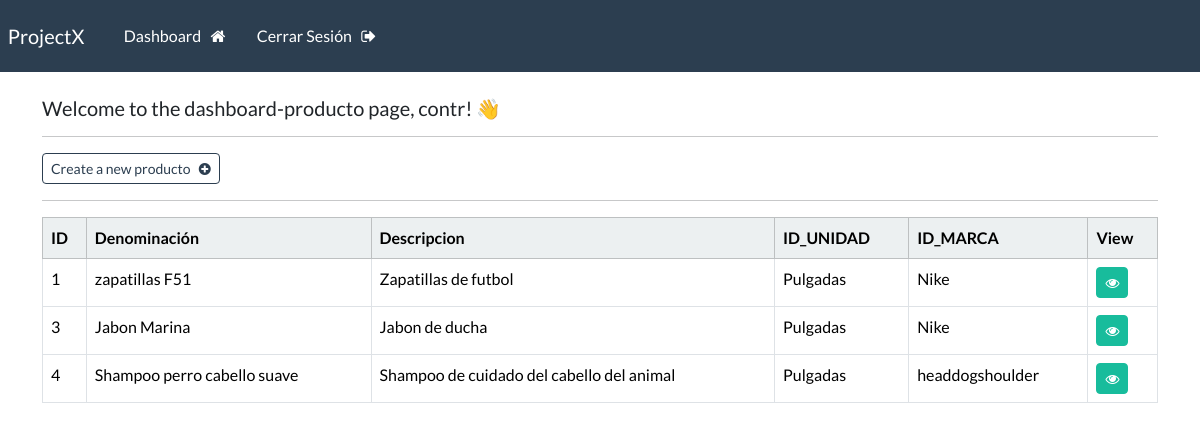
Page /dashboard-producto (signed in) on the earlier database version.
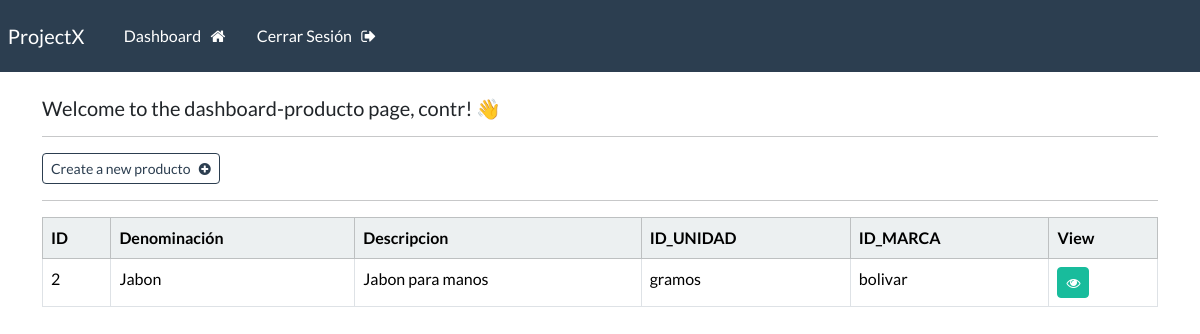
Same page on the later database version.
### webapp/models.py (models this page shows, shortened)
class Producto(models.Model):
    denominacion = models.CharField(max_length=100)
    descripcion = models.CharField(max_length=100)
    id_unidad =  models.ForeignKey(UnidadMedida, on_delete=models.CASCADE)
    id_marca =  models.ForeignKey(Marca, on_delete=models.CASCADE)

class UnidadMedida(models.Model):
    codigo_sunat = models.CharField(max_length=2)
    denominacion = models.CharField(max_length=100)
    def __str__(self):
         return self.denominacion

class Marca(models.Model):
    denominacion = models.CharField(max_length=100)
    descripcion = models.CharField(max_length=100)

### webapp/views.py (the view)
# urls.py: path('dashboard-producto', views.dashboard_producto, name="dashboard-producto"),
@login_required(login_url='my-login')
def dashboard_producto(request):
    my_productos = Producto.objects.all()
    context = {'productos': my_productos}
    return render(request,'webapp/dashboard-producto.html', context=context)

### webapp/models.py (called while the page is built)
    def __str__(self):
        return self.denominacion

### webapp/templates/webapp/dashboard-producto.html
{% extends 'webapp/base.html' %}
{% block content %}
    <h5> Welcome to the dashboard-producto page, {{user}}! 👋</h5>
    <hr>
    <a class="btn btn-outline-primary btn-sm" href="{% url 'create-producto' %}">
        Create a new producto &nbsp; <i class="fa fa-plus-circle" aria-hidden="true"></i>
    </a>
    <hr>
    <table class="table table table-hover table-bordered">
        <thead class="table-light">
            <tr>
                <th scope="col"> ID </th>
                <th scope="col"> Denominación</th>
                <th scope="col"> Descripcion </th>
                <th scope="col"> ID_UNIDAD </th>
                <th scope="col"> ID_MARCA </th>
                <th scope="col"> View </th>
            </tr>
        </thead>
        <tbody>
        {% if productos %}
            {% for producto in productos %}
            <tr>
                <td> {{producto.id}} </td>
                <td> {{producto.denominacion}}</td>
                <td> {{producto.descripcion}}</td>
                <td> {{producto.id_unidad}}</td>
                <td> {{producto.id_marca}}</td>
                <td> <a class="btn btn-success btn-sm" href="{% url 'producto' producto.id %}"> <i class="fa fa-eye" aria-hidden="true"></i> </a></td>
            </tr>
            {% endfor %}
        {% endif %}
        </tbody>
    </table>
{% endblock %}

Differences in the rows shown:
removed Producto: id "1", denominacion "zapatillas F51", descripcion "Zapatillas de futbol", id_unidad "Pulgadas", id_marca "Nike"
removed Producto: id "3", denominacion "Jabon Marina", descripcion "Jabon de ducha", id_unidad "Pulgadas", id_marca "Nike"
removed Producto: id "4", denominacion "Shampoo perro cabello suave", descripcion "Shampoo de cuidado del cabello del animal", id_unidad "Pulgadas", id_marca "headdogshoulder"
added Producto: id "2", denominacion "Jabon", descripcion "Jabon para manos", id_unidad "gramos", id_marca "bolivar"
